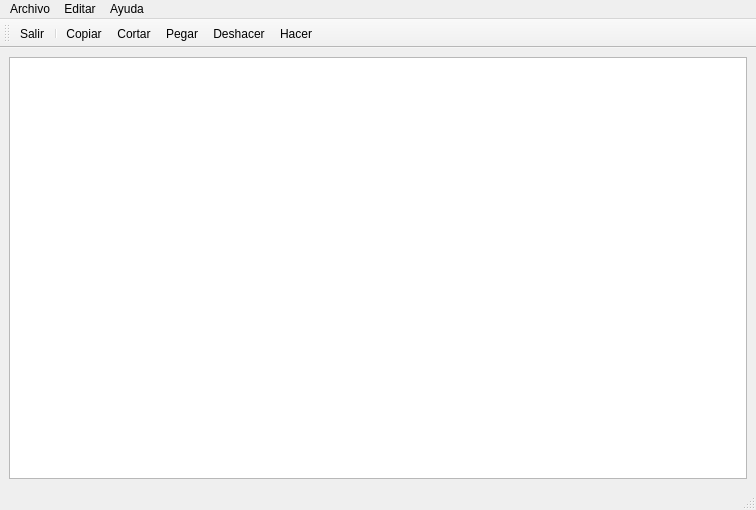
<?xml version="1.0" encoding="UTF-8"?>
<ui version="4.0">
 <class>MainWindow</class>
 <widget class="QMainWindow" name="MainWindow">
  <property name="geometry">
   <rect>
    <x>0</x>
    <y>0</y>
    <width>756</width>
    <height>510</height>
   </rect>
  </property>
  <property name="windowTitle">
   <string>MainWindow</string>
  </property>
  <widget class="QWidget" name="centralwidget">
   <layout class="QVBoxLayout" name="verticalLayout">
    <item>
     <widget class="QTextEdit" name="textEdit"/>
    </item>
   </layout>
  </widget>
  <widget class="QMenuBar" name="menubar">
   <property name="geometry">
    <rect>
     <x>0</x>
     <y>0</y>
     <width>756</width>
     <height>21</height>
    </rect>
   </property>
   <widget class="QMenu" name="menuArchivo">
    <property name="title">
     <string>Archivo</string>
    </property>
    <addaction name="actionSalir"/>
   </widget>
   <widget class="QMenu" name="menuEditar">
    <property name="title">
     <string>Editar</string>
    </property>
    <addaction name="actionCortar"/>
    <addaction name="actionCopiar"/>
    <addaction name="actionPegar"/>
    <addaction name="separator"/>
    <addaction name="actionHacer"/>
    <addaction name="actionDeshacer"/>
   </widget>
   <widget class="QMenu" name="menuAyuda">
    <property name="title">
     <string>Ayuda</string>
    </property>
    <addaction name="actionSobre"/>
    <addaction name="actionSobreQT"/>
   </widget>
   <addaction name="menuArchivo"/>
   <addaction name="menuEditar"/>
   <addaction name="menuAyuda"/>
  </widget>
  <widget class="QStatusBar" name="statusbar"/>
  <widget class="QToolBar" name="toolBar">
   <property name="windowTitle">
    <string>toolBar</string>
   </property>
   <attribute name="toolBarArea">
    <enum>TopToolBarArea</enum>
   </attribute>
   <attribute name="toolBarBreak">
    <bool>false</bool>
   </attribute>
   <addaction name="actionSalir"/>
   <addaction name="separator"/>
   <addaction name="actionCopiar"/>
   <addaction name="actionCortar"/>
   <addaction name="actionPegar"/>
   <addaction name="actionDeshacer"/>
   <addaction name="actionHacer"/>
  </widget>
  <action name="actionSalir">
   <property name="icon">
    <iconset resource="resurces.qrc">
     <normaloff>:/IMAGES/quit.png</normaloff>:/IMAGES/quit.png</iconset>
   </property>
   <property name="text">
    <string>Salir</string>
   </property>
  </action>
  <action name="actionCortar">
   <property name="icon">
    <iconset resource="resurces.qrc">
     <normaloff>:/IMAGES/cut.png</normaloff>:/IMAGES/cut.png</iconset>
   </property>
   <property name="text">
    <string>Cortar</string>
   </property>
  </action>
  <action name="actionCopiar">
   <property name="icon">
    <iconset resource="resurces.qrc">
     <normaloff>:/IMAGES/copy.png</normaloff>:/IMAGES/copy.png</iconset>
   </property>
   <property name="text">
    <string>Copiar</string>
   </property>
  </action>
  <action name="actionPegar">
   <property name="icon">
    <iconset resource="resurces.qrc">
     <normaloff>:/IMAGES/paste.png</normaloff>:/IMAGES/paste.png</iconset>
   </property>
   <property name="text">
    <string>Pegar</string>
   </property>
  </action>
  <action name="actionHacer">
   <property name="icon">
    <iconset resource="resurces.qrc">
     <normaloff>:/IMAGES/images.png</normaloff>:/IMAGES/images.png</iconset>
   </property>
   <property name="text">
    <string>Hacer</string>
   </property>
  </action>
  <action name="actionDeshacer">
   <property name="icon">
    <iconset resource="resurces.qrc">
     <normaloff>:/IMAGES/descarga.png</normaloff>:/IMAGES/descarga.png</iconset>
   </property>
   <property name="text">
    <string>Deshacer</string>
   </property>
  </action>
  <action name="actionSobre">
   <property name="icon">
    <iconset resource="resurces.qrc">
     <normaloff>:/IMAGES/about.png</normaloff>:/IMAGES/about.png</iconset>
   </property>
   <property name="text">
    <string>Sobre</string>
   </property>
  </action>
  <action name="actionSobreQT">
   <property name="icon">
    <iconset resource="resurces.qrc">
     <normaloff>:/IMAGES/aboutQT.png</normaloff>:/IMAGES/aboutQT.png</iconset>
   </property>
   <property name="text">
    <string>SobreQT</string>
   </property>
  </action>
 </widget>
 <resources>
  <include location="resurces.qrc"/>
 </resources>
 <connections/>
</ui>
